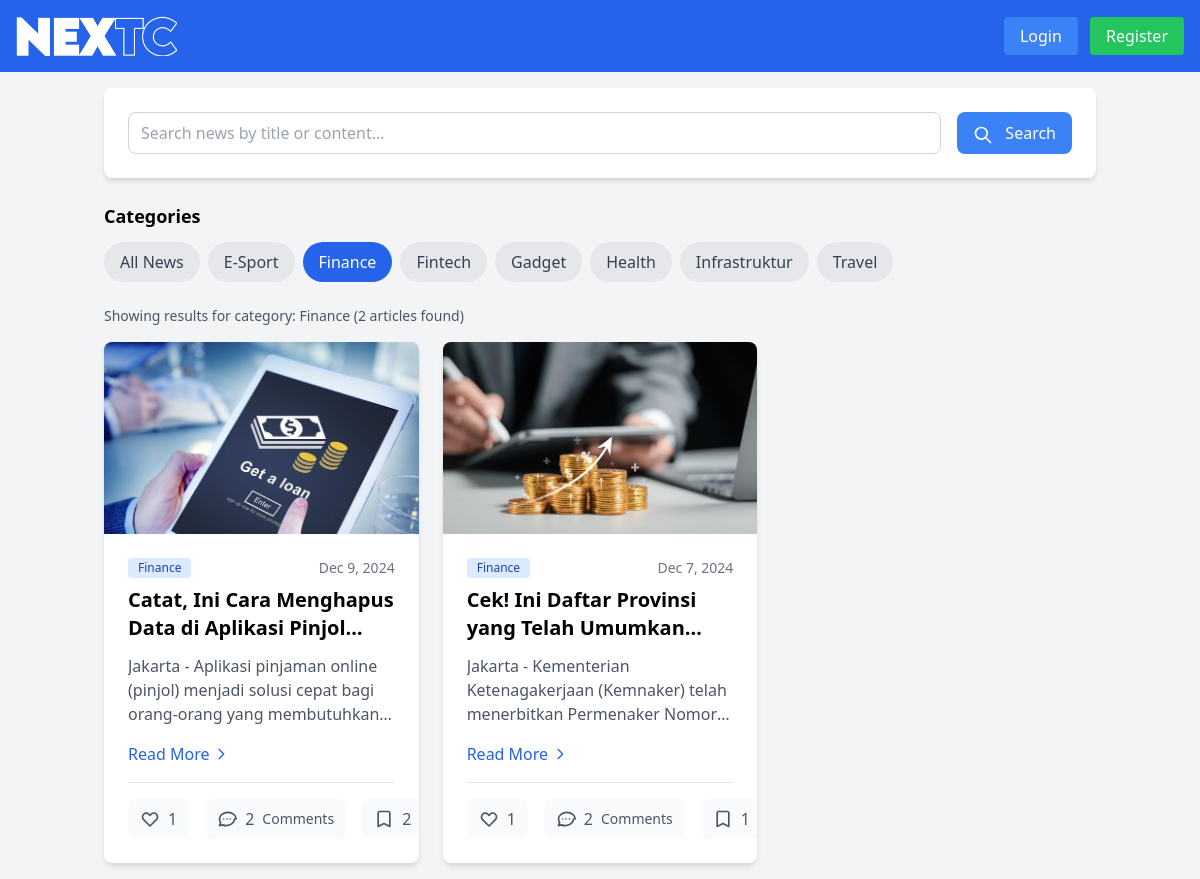
The app's page /?category=4 with its own data.
### tables this page shows
CREATE TABLE `categories` (
  `id` int(11) NOT NULL,
  `name` varchar(100) NOT NULL,
  `created_at` timestamp NULL DEFAULT current_timestamp(),
  `updated_at` timestamp NULL DEFAULT current_timestamp() ON UPDATE current_timestamp()
);

CREATE TABLE `news` (
  `id` int(11) NOT NULL,
  `title` varchar(255) NOT NULL,
  `content` text NOT NULL,
  `release_date` date NOT NULL,
  `image` varchar(255) NOT NULL,
  `created_at` timestamp NOT NULL DEFAULT current_timestamp(),
  `category_id` int(11) DEFAULT NULL
);

### app/views/home/index.php (the view, shortened to what the rows shown need)
<?php
require_once APP_PATH . '/views/layouts/header.php';
?>
<div class="container mx-auto p-4">
    <div class="mb-6">
        <div class="flex flex-wrap gap-2">
            <a href="<?= !empty($search_query) ? '/?search=' . urlencode($search_query) : '/' ?>"
               class="px-4 py-2 rounded-full <?= !$current_category ? 'bg-blue-600 text-white' : 'bg-gray-200 text-gray-700 hover:bg-gray-300' ?> transition-colors">
                All News
            </a>
            <?php foreach ($categories as $category): ?>
                <a href="<?= !empty($search_query) ? '/?category=' . $category['id'] . '&search=' . urlencode($search_query) : '/?category=' . $category['id'] ?>"
                class="px-4 py-2 rounded-full <?= $current_category == $category['id'] ? 'bg-blue-600 text-white' : 'bg-gray-200 text-gray-700 hover:bg-gray-300' ?>">
                    <?= htmlspecialchars($category['name']) ?>
                </a>
            <?php endforeach; ?>
        </div>
    </div>
    <div class="grid grid-cols-1 md:grid-cols-2 lg:grid-cols-3 gap-6">
        <?php if (!empty($news)): ?>
            <?php foreach ($news as $article): ?>
                <article class="bg-white rounded-lg shadow-md overflow-hidden hover:shadow-lg transition-shadow">
                    <img src="/<?= htmlspecialchars($article['image']) ?>"
                         alt="<?= htmlspecialchars($article['title']) ?>"
                         class="w-full h-48 object-cover">
                    <div class="p-6">
                        <div class="flex items-center mb-2">
                            <span class="bg-blue-100 text-blue-800 text-xs font-medium px-2.5 py-0.5 rounded">
                                <?= htmlspecialchars($article['categoryName'] ?? 'No Category') ?>
                            </span>
                            <span class="text-gray-500 text-sm ml-auto">
                                <?= date('M j, Y', strtotime($article['release_date'])) ?>
                            </span>
                        </div>
                        <h2 class="text-xl font-bold mb-3 line-clamp-2">
                            <?= htmlspecialchars($article['title']) ?>
                        </h2>
                        <p class="text-gray-600 mb-4 line-clamp-3">
                            <?= htmlspecialchars(substr($article['content'], 0, 150)) ?>...
                        </p>
                        <a href="/news/<?= $article['id'] ?>"
                           class="inline-flex items-center text-blue-600 hover:text-blue-800 font-medium mb-4">
                            Read More
                            <svg class="w-4 h-4 ml-1" fill="none" stroke="currentColor" viewBox="0 0 24 24">
                                <path stroke-linecap="round" stroke-linejoin="round" stroke-width="2" d="M9 5l7 7-7 7"></path>
                            </svg>
                        </a>
                        <?php
                        $article_interaction_data = $interaction_data[$article['id']] ?? [
                            'counts' => ['likes' => 0, 'comments' => 0, 'bookmarks' => 0],
                            'user_status' => ['liked' => false, 'bookmarked' => false]
                        ];
                        $news_id = $article['id'];
                        $counts = $article_interaction_data['counts'];
                        $user_status = $article_interaction_data['user_status'];
                        include APP_PATH . '/views/components/interaction_buttons.php';
                        ?>
                    </div>
                </article>
            <?php endforeach; ?>
        <?php endif; ?>
    </div>
</div>

### app/views/components/interaction_buttons.php (shortened to what the rows shown need)
<?php
$news_id = $news_id ?? 0;
$counts = $counts ?? ['likes' => 0, 'comments' => 0, 'bookmarks' => 0];
$user_status = $user_status ?? ['liked' => false, 'bookmarked' => false];
$is_logged_in = isset($_SESSION['user_id']);
?>
<div class="flex items-center space-x-4 pt-4 border-t">
    <button
        onclick="toggleLike(<?= $news_id ?>)"
        class="flex items-center space-x-2 px-3 py-2 rounded-lg transition-colors <?= $user_status['liked'] ? 'bg-red-50 text-red-600' : 'bg-gray-50 text-gray-600 hover:bg-gray-100' ?>"
        <?= !$is_logged_in ? 'title="Please login to like"' : '' ?>
        id="like-btn-<?= $news_id ?>">
        <svg class="w-5 h-5" fill="<?= $user_status['liked'] ? 'currentColor' : 'none' ?>" stroke="currentColor" viewBox="0 0 24 24">
            <path stroke-linecap="round" stroke-linejoin="round" stroke-width="2" d="M4.318 6.318a4.5 4.5 0 000 6.364L12 20.364l7.682-7.682a4.5 4.5 0 00-6.364-6.364L12 7.636l-1.318-1.318a4.5 4.5 0 00-6.364 0z"></path>
        </svg>
        <span id="like-count-<?= $news_id ?>"><?= $counts['likes'] ?></span>
    </button>
    <div class="flex items-center space-x-2 px-3 py-2 bg-gray-50 rounded-lg text-gray-600">
        <span id="comment-count-<?= $news_id ?>"><?= $counts['comments'] ?></span>
        <span class="text-sm">Comments</span>
    </div>
    <button
        onclick="toggleBookmark(<?= $news_id ?>)"
        class="flex items-center space-x-2 px-3 py-2 rounded-lg transition-colors <?= $user_status['bookmarked'] ? 'bg-yellow-50 text-yellow-600' : 'bg-gray-50 text-gray-600 hover:bg-gray-100' ?>"
        <?= !$is_logged_in ? 'title="Please login to bookmark"' : '' ?>
        id="bookmark-btn-<?= $news_id ?>">
        <svg class="w-5 h-5" fill="<?= $user_status['bookmarked'] ? 'currentColor' : 'none' ?>" stroke="currentColor" viewBox="0 0 24 24">
            <path stroke-linecap="round" stroke-linejoin="round" stroke-width="2" d="M5 5a2 2 0 012-2h10a2 2 0 012 2v16l-7-3.5L5 21V5z"></path>
        </svg>
        <span id="bookmark-count-<?= $news_id ?>"><?= $counts['bookmarks'] ?></span>
    </button>
</div>

### records on screen
categories: name "E-Sport"
categories: name "Finance"
categories: name "Fintech"
categories: name "Gadget"
categories: name "Health"
categories: name "Infrastruktur"
categories: name "Travel"
news: image (picture), category.name "Finance", release_date "Dec 9, 2024", title "Catat, Ini Cara Menghapus Data di Aplikasi…", content "Jakarta - Aplikasi pinjaman online (pinjol) menjadi solusi cepat bagi orang-orang yang…", likes "1", comments "2", bookmarks "2"
news: image (picture), category.name "Finance", release_date "Dec 7, 2024", title "Cek! Ini Daftar Provinsi yang Telah…", content "Jakarta - Kementerian Ketenagakerjaan (Kemnaker) telah menerbitkan Permenaker…", likes "1", comments "2", bookmarks "1"

### other values on screen
implode(' and ', $filters) "category: Finance"
count($news) "2"
